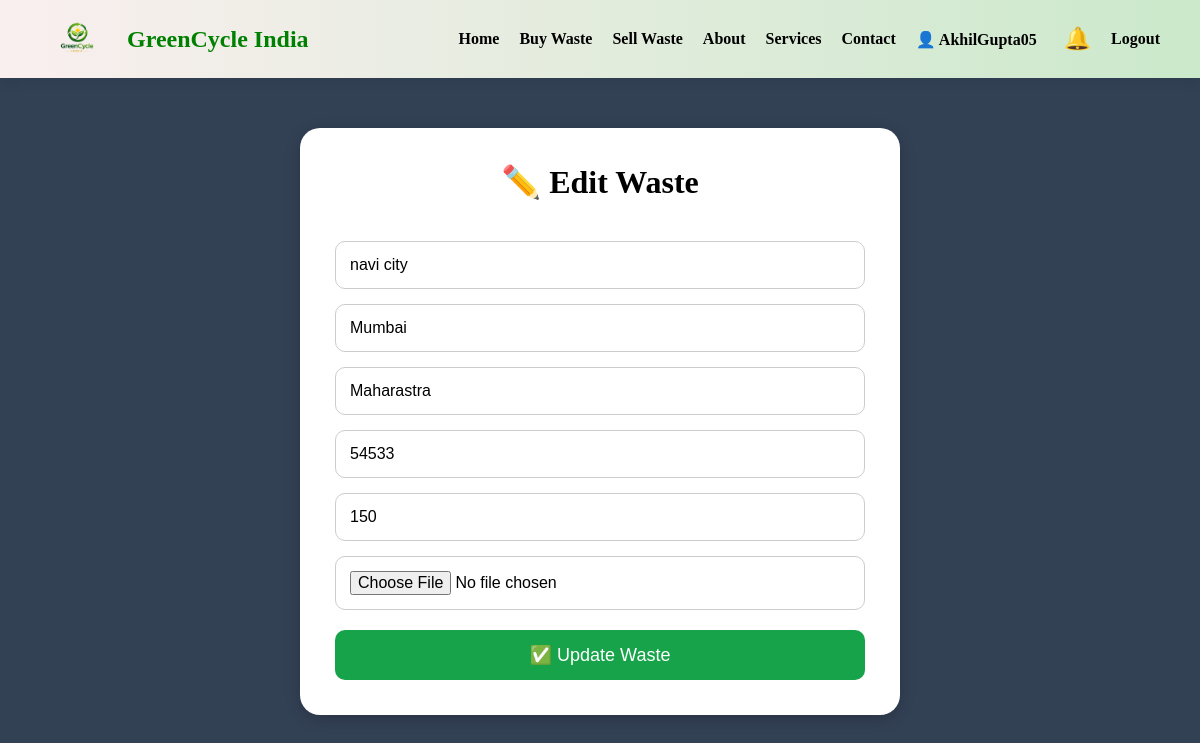
The app's page /edit-waste/77/ (signed in) with its own data.
### main/models.py (models this page shows, shortened)
class Waste(models.Model):
    seller_id = models.IntegerField(default=0)
    name = models.CharField(max_length=100)
    location = models.CharField(max_length=100)
    city = models.CharField(max_length=100, default='Unknown')
    state = models.CharField(max_length=100, default='Unknown')
    pincode = models.CharField(max_length=10, default='000000')
    material = models.CharField(max_length=100)
    quantity = models.IntegerField()
    original_quantity = models.IntegerField(default=0)
    image = models.ImageField(upload_to='waste_images/')
    price = models.IntegerField(default=0)
    created_at = models.DateTimeField(default=now)
    status = models.CharField(
    max_length=50,
    default='Active'
)

### main/views.py (the view, shortened to what this page needs)
# urls.py: path( 'edit-waste/<int:waste_id>/', views.edit_waste),
def edit_waste(request, waste_id):
    if not request.session.get('user_id'):
        return redirect('/seller-login/')
    waste = Waste.objects.get(id=waste_id)
    return render(request,
        'edit_waste.html',
        {
            'waste': waste
        }
    )

### main/context_processors.py (called while the page is built)
def seller_notification_count(request):
    if request.session.get('user_id'):
        seller_id = request.session.get('user_id')
        pending_requests = BuyRequest.objects.filter(
            waste__seller_id=seller_id,
            status='Pending'
        ).count()
        return {
            'pending_requests_count': pending_requests
        }
    return {
        'pending_requests_count': 0
    }

### main/views.py (called while the page is built)
def seller_notification_count(request):
    seller_count = 0
    buyer_count = 0
    if request.session.get('user_id'):
        seller_id = request.session.get('user_id')
        seller_count = BuyRequest.objects.filter(
            waste__seller_id=seller_id,
            status='Pending'
        ).count()
    if request.session.get('buyer_id'):
        buyer_name = request.session.get('buyer_name')
        buyer_count = Notification.objects.filter(
            buyer_id=request.session.get('buyer_id'),
            is_read=False
        ).count()
    return {
        'pending_requests_count': seller_count,
        'buyer_notification_count': buyer_count
    }

### templates/edit_waste.html (shortened to what this page needs)
{% load static %}
<link rel="stylesheet" href="{% static 'css/style.css' %}">
{% include 'navbar.html' %}
<div class="container">
    <h1>
        ✏️ Edit Waste
    </h1>
    <form method="POST"
          enctype="multipart/form-data">
        <input type="text"
               name="location"
               value="{{ waste.location }}"
               placeholder="Location">
        <input type="text"
               name="city"
               value="{{ waste.city }}"
               placeholder="City">
        <input type="text"
               name="state"
               value="{{ waste.state }}"
               placeholder="State">
        <input type="text"
               name="pincode"
               value="{{ waste.pincode }}"
               placeholder="Pincode">
        <input type="number"
               name="quantity"
               value="{{ waste.quantity }}"
               placeholder="Quantity">
        <input type="file"
               name="image">
        <button type="submit">
            ✅ Update Waste
        </button>
    </form>
</div>

### static/css/style.css (style rules this page uses)
* { margin:0; padding:0; box-sizing:border-box; }

### templates/edit_waste.html (style rules this page uses)
.container { width:90%; max-width:600px; margin:50px auto; background:white; padding:35px; border-radius:20px; box-shadow:0 4px 15px rgba(0,0,0,0.2); }
.container h1 { text-align:center; margin-bottom:25px; }
.container input { width:100%; padding:14px; margin-top:15px; border:1px solid #ccc; border-radius:10px; font-size:16px; }
.container button { width:100%; padding:14px; margin-top:20px; background:#16a34a; color:white; border:none; border-radius:10px; font-size:18px; cursor:pointer; }

### records on screen
Waste: location "navi city", city "Mumbai", state "Maharastra", pincode "54533", quantity "150"

### other values on screen
{{ request.session.user_name }} "AkhilGupta05"
